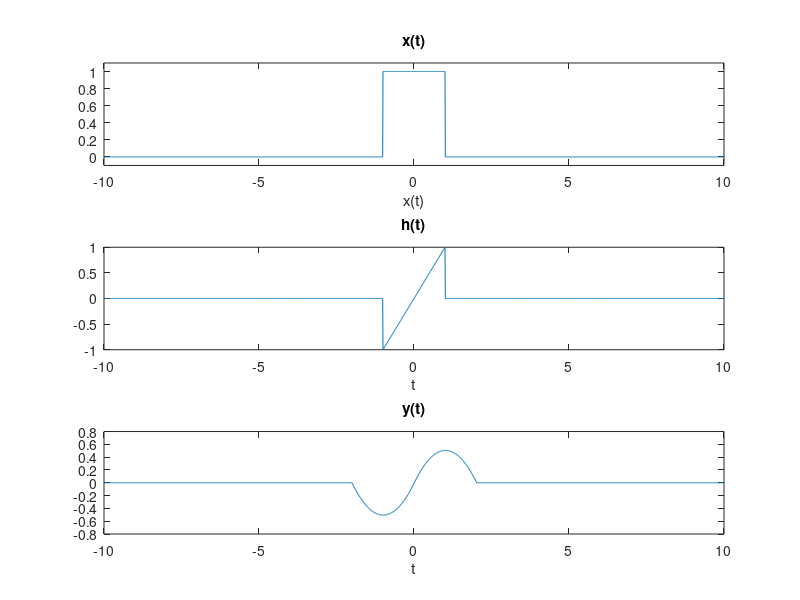

MATLAB code to generate this figure:
%sample code lab2conv.m
 
% create equally spaced time intervals.
t1 = -10;
t2 = 10;
N = 2000;
Delta_t = (t2-t1)/N;
t = t1:Delta_t:t2;
 
%create x(t)
x = zeros(size(t));
x(find(t>=-1 & t <= 1)) = 1;
 
%create h(t)
h = t; h( [t<-1] | [t>1]) = 0;
 
% Need to multiply by Delta_t as in the sum in Eq. la.
x1 = x*Delta_t;
 
%perform convolution
y = conv(x1,h);
 
%plot results
subplot (3,1,1); plot(t,x); axis([t1 t2 -0.1 1.1]);
%add title and axis label
title ('x(t)'); xlabel('x(t)');
 
subplot(3,1,2); plot(t,h);
title('h(t)'); xlabel('t');
 
subplot(3,1,3); plot(t, y(1000:3000));
title('y(t)'); xlabel('t');
